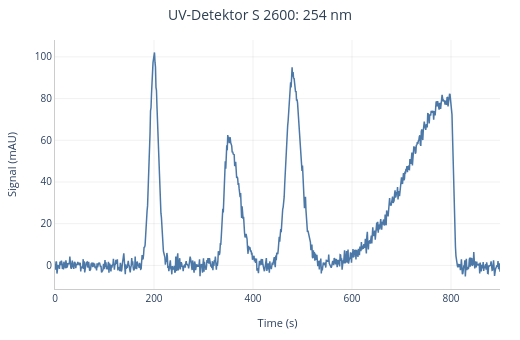

The notebook cell this image was saved under:
### Code cell
signal = make_signal_with_peaks([
    {"center": 800, "height": 80,  "half_life": 5, "front_skew": 20.0, "tail_skew": 1.0},   # fronting
    {"center": 200, "height": 100, "half_life": 10, "front_skew": 1.0, "tail_skew": 1.0},   # symmetric
    {"center": 350, "height": 60,  "half_life": 10, "front_skew": 1.0, "tail_skew": 2.5},   # tailing
    {"center": 480, "height": 90,  "half_life": 10, "front_skew": 1.5, "tail_skew": 2.0},   # both
]).display()

expected = expected_peak_properties([
    {"center": 800, "height": 80,  "half_life": 5, "front_skew": 20.0, "tail_skew": 1.0},   # fronting
    {"center": 200, "height": 100, "half_life": 10, "front_skew": 1.0, "tail_skew": 1.0},   # symmetric
    {"center": 350, "height": 60,  "half_life": 10, "front_skew": 1.0, "tail_skew": 2.5},   # tailing
    {"center": 480, "height": 90,  "half_life": 10, "front_skew": 1.5, "tail_skew": 2.0},   # both
])

expected

### Figure 1 — Plotly figure (JSON) as saved in the notebook; plotly's stock layout.template omitted (floating-point values rounded to 4 significant figures; data arrays with more than 128 entries replaced by an {"elided": "..."} marker saying what was removed)
{"data": [{"hovertemplate": "<b>UV-Detektor S 2600: 254 nm</b><br>Time: %{x:.3f} s<br>Signal: %{y:.2f} mAU<extra></extra>", "line": {"color": "#4C78A8", "width": 1.5}, "mode": "lines", "name": "UV-Detektor S 2600: 254 nm", "type": "scatter", "x": {"elided": "900 float values"}, "y": {"elided": "900 float values"}}], "layout": {"height": 340, "hovermode": "x unified", "margin": {"b": 45, "l": 55, "r": 20, "t": 40}, "paper_bgcolor": "white", "plot_bgcolor": "white", "showlegend": false, "title": {"font": {"color": "#2c3e50", "size": 14}, "text": "UV-Detektor S 2600: 254 nm", "x": 0.5}, "width": 520, "xaxis": {"gridcolor": "rgba(0,0,0,0.06)", "gridwidth": 1, "linecolor": "#ccc", "linewidth": 1, "showgrid": true, "tickfont": {"size": 10}, "title": {"font": {"size": 11}, "text": "Time (s)"}, "zeroline": false}, "yaxis": {"gridcolor": "rgba(0,0,0,0.06)", "gridwidth": 1, "linecolor": "#ccc", "linewidth": 1, "showgrid": true, "tickfont": {"size": 10}, "title": {"font": {"size": 11}, "text": "Signal (mAU)"}, "zeroline": false}}}
